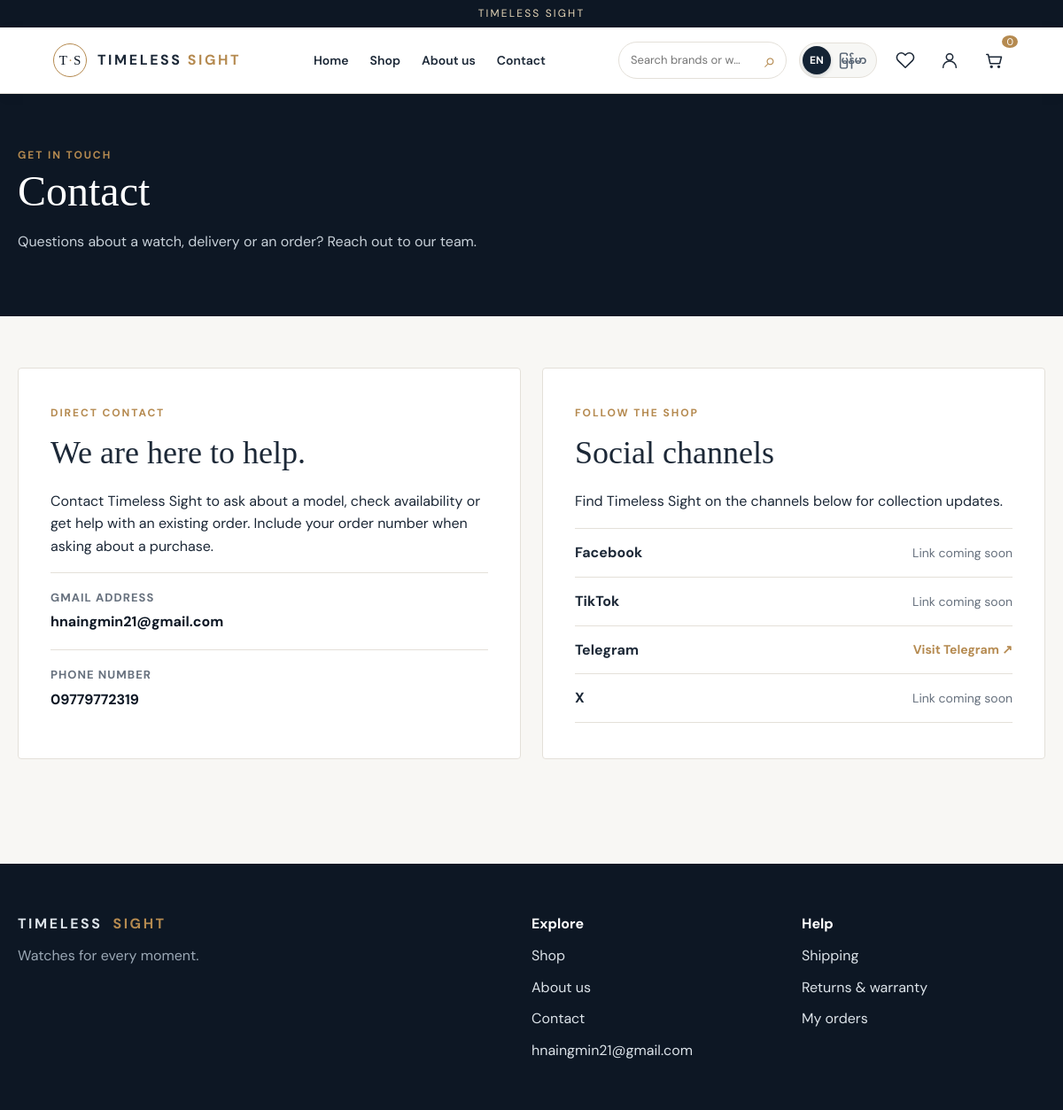
The page /contact.php on the database its author committed.
### tables this page shows
CREATE TABLE `settings` (
  `setting_key` varchar(80) NOT NULL,
  `setting_value` text NOT NULL
);

### functions.php (called while the page is built, shortened)
<?php
function h(?string $v): string {
    return htmlspecialchars($v ?? '', ENT_QUOTES|ENT_SUBSTITUTE, 'UTF-8');
}
function query(string $sql,array $params=[]): PDOStatement {
    global $db;
    $s=$db->prepare($sql);
    $s->execute($params);
    return $s;
}
function current_user(): ?array {
    if (empty($_SESSION['uid'])) return null;
    return null;
}
function language(): string {
    return ($_SESSION['lang']??'en')==='mm'?'mm':'en';
}
function tr(string $key): string {
    static $texts=[];
    $l=language();
    if (!isset($texts[$l])) $texts[$l]=require dirname(__DIR__).'/lang/'.$l.'.php';
    return $texts[$l][$key]??$key;
}
function setting(string $key): string {
    $v=query('SELECT setting_value FROM settings WHERE setting_key=?',[$key])->fetchColumn();
    return $v===false?'':(string)$v;
}
function cart_count(): int {
    return array_sum(array_map('intval',$_SESSION['cart']??[]));
}

### bootstrap.php (called while the page is built, shortened)
<?php
$root = dirname(__DIR__);
$vars = is_file($root.'/.env') ? parse_ini_file($root.'/.env', false, INI_SCANNER_RAW) : [];
function cfg(string $key, string $default = ''): string {
    global $vars;
    return (string)($vars[$key] ?? $default);
}
$base = rtrim(parse_url(cfg('APP_URL','http://localhost/timeless-sight'), PHP_URL_PATH) ?: '', '/');
function url(string $path=''): string {
    global $base;
    return $base.'/'.ltrim($path,'/');
}
try {
    $db = new PDO('mysql:host='.cfg('DB_HOST','127.0.0.1').';port='.cfg('DB_PORT','3306').';dbname='.cfg('DB_NAME','timeless_sight').';charset=utf8mb4',cfg('DB_USER','root'),cfg('DB_PASS'),[
    PDO::ATTR_ERRMODE=>PDO::ERRMODE_EXCEPTION, PDO::ATTR_DEFAULT_FETCH_MODE=>PDO::FETCH_ASSOC, PDO::ATTR_EMULATE_PREPARES=>false
    ]);
}
catch (PDOException $e) {
    http_response_code(503);
    exit('Database unavailable. Check INSTALL_MM.md and .env.');
}
require_once $root.'/includes/functions.php';

### en.php (called while the page is built)
<?php
return [
'price'=>'Price','sample_price'=>'Sample price','sample_catalog'=>'Sample catalog · Confirmed prices and availability will be announced by the shop.','orders_paused'=>'Orders are available after the shop confirms prices and stock.',
'home'=>'Home','shop'=>'Shop','about'=>'About us','contact'=>'Contact','search'=>'Search brands or watches','wishlist'=>'Wishlist','cart'=>'Cart','account'=>'Account','login'=>'Login','signup'=>'Sign up','logout'=>'Log out','orders'=>'My orders','brands'=>'Shop by brand','featured'=>'Featured watches','new'=>'New arrivals','shop_now'=>'Shop watches','no_image'=>'Photo coming soon','details'=>'View details','price_pending'=>'Price pending','add_cart'=>'Add to cart','description'=>'Description','stock'=>'In stock','out_stock'=>'Out of stock','reviews'=>'Customer reviews','write_review'=>'Write a review','checkout'=>'Checkout','recipient'=>'Recipient name','phone'=>'Phone number','region'=>'Region / State','township'=>'Township','address'=>'Full delivery address','landmark'=>'Nearby landmark (optional)','notes'=>'Delivery note (optional)','place_order'=>'Place cash on delivery order','subtotal'=>'Items subtotal','delivery_pending'=>'Delivery charge will be confirmed with your order','delivery_fee'=>'Delivery charge','total'=>'Amount due on delivery','cod'=>'Cash on delivery','track'=>'Track order','empty'=>'Nothing here yet','continue'=>'Continue shopping','email'=>'Gmail address','password'=>'Password','confirm_password'=>'Confirm password','verify'=>'Verify code','code'=>'Six-digit code','send_code'=>'Send reset code','resend'=>'Resend code','reset'=>'Reset password','forgot'=>'Forgot password?','profile'=>'Profile','quantity'=>'Quantity','status'=>'Status','confirm'=>'Confirm','remove'=>'Remove','change'=>'Change','wishlist_saved'=>'Saved to wishlist','save'=>'Save changes','language'=>'Language','support'=>'Support','shipping'=>'Shipping','returns'=>'Returns & warranty','all'=>'All brands','filter'=>'Filter','view_all'=>'View all','sale_notice'=>'Admin must set confirmed prices and stock before sales.'
];

### contact.php (the view)
<?php
require dirname(__DIR__).'/config/bootstrap.php';
require dirname(__DIR__).'/includes/layout.php';
$socials=['social_facebook'=>['Facebook',['facebook.com','www.facebook.com','m.facebook.com']],'social_tiktok'=>['TikTok',['tiktok.com','www.tiktok.com']],'social_telegram'=>['Telegram',['t.me','www.t.me']],'social_x'=>['X',['x.com','www.x.com','twitter.com','www.twitter.com']]];
page_start(tr('contact'));
?>
<div class="page-head"><div class="container"><span class="eyebrow">GET IN TOUCH</span><h1><?=h(tr('contact'))?></h1><p>Questions about a watch, delivery or an order? Reach out to our team.</p></div></div>
<main class="container section contact-layout"><section class="panel"><span class="eyebrow">DIRECT CONTACT</span><h2>We are here to help.</h2><p>Contact Timeless Sight to ask about a model, check availability or get help with an existing order. Include your order number when asking about a purchase.</p><div class="contact-method"><strong><?=h(tr('email'))?></strong><a href="mailto:<?=h(setting('contact_email'))?>"><?=h(setting('contact_email'))?></a></div><div class="contact-method"><strong><?=h(tr('phone'))?></strong><a href="tel:<?=h(preg_replace('/[^0-9+]/','',setting('contact_phone')))?>"><?=h(setting('contact_phone'))?></a></div></section><section class="panel"><span class="eyebrow">FOLLOW THE SHOP</span><h2>Social channels</h2><p>Find Timeless Sight on the channels below for collection updates.</p><div class="social-list"><?php
foreach($socials as $key=>[$label,$domains]):$link=trim(setting($key));
$valid=$link&&filter_var($link,FILTER_VALIDATE_URL)&&parse_url($link,PHP_URL_SCHEME)==='https'&&in_array(strtolower((string)parse_url($link,PHP_URL_HOST)),$domains,true);
?><div class="social-row"><strong><?=h($label)?></strong><?php
if($valid):
?><a class="text-link" href="<?=h($link)?>" target="_blank" rel="noopener noreferrer">Visit <?=h($label)?> ↗</a><?php
else:
?><span class="mini-meta">Link coming soon</span><?php
endif
?></div><?php
endforeach
?></div></section></main><?php
page_end();

### layout.php (shortened to what this page needs)
<?php
function page_start(string $title, bool $admin=false): void {
    $u=current_user();
?><!doctype html><html lang="<?=language()==='mm'?'my':'en'?>"><head><link rel="stylesheet" href="<?=url('assets/css/style.css')?>"></head><body data-base="<?=h(url(''))?>">
 <div class="topline">TIMELESS SIGHT</div>
 <header class="site-header"><a class="brandmark" href="<?=url('')?>"><span class="brand-symbol">T<span>·</span>S</span><span>TIMELESS <em>SIGHT</em></span></a>
 <nav class="main-nav" aria-label="Main"><a href="<?=url('')?>"><?=h(tr('home'))?></a><a href="<?=url('shop')?>"><?=h(tr('shop'))?></a><a href="<?=url('customer/about.php')?>"><?=h(tr('about'))?></a><a href="<?=url('customer/contact.php')?>"><?=h(tr('contact'))?></a></nav>
 <div class="header-actions"><div class="live-search"><label class="sr-only" for="site-search"><?=h(tr('search'))?></label><input id="site-search" type="search" placeholder="<?=h(tr('search'))?>" autocomplete="off" aria-controls="search-results" aria-expanded="false"><div id="search-results" class="suggestions" role="listbox" hidden></div></div><form class="language-switch desktop-language" action="<?=url('customer/language.php')?>" method="post" aria-label="<?=h(tr('language'))?>"><input type="hidden" name="csrf" value="<?=csrf()?>"><input type="hidden" name="back" value="<?=h($_SERVER['REQUEST_URI']??'/')?>"><button type="submit" name="lang" value="en" class="<?=language()==='en'?'selected':''?>" aria-label="English" <?=language()==='en'?'aria-pressed="true"':'aria-pressed="false"'?>>EN</button><button type="submit" name="lang" value="mm" class="<?=language()==='mm'?'selected':''?>" aria-label="မြန်မာ" <?=language()==='mm'?'aria-pressed="true"':'aria-pressed="false"'?>>မြန်မာ</button></form><a class="header-wishlist" aria-label="<?=h(tr('wishlist'))?>" href="<?=url('wishlist')?>"><svg viewBox="0 0 24 24" aria-hidden="true"><path d="M20.8 4.6a5.5 5.5 0 0 0-7.8 0L12 5.7l-1.1-1.1a5.5 5.5 0 0 0-7.8 7.8L12 21l8.8-8.6a5.5 5.5 0 0 0 0-7.8Z"/></svg></a><a class="header-account" aria-label="<?=h(tr('account'))?>" href="<?=url($u?'customer/profile.php':'auth/login.php')?>"><svg viewBox="0 0 24 24" aria-hidden="true"><circle cx="12" cy="8" r="4"/><path d="M4 21a8 8 0 0 1 16 0"/></svg></a><a class="header-cart" aria-label="<?=h(tr('cart'))?>" href="<?=url('cart')?>"><svg viewBox="0 0 24 24" aria-hidden="true"><path d="M3 5h2l2.4 11h11.8l2-8H6"/><circle cx="9" cy="20" r="1"/><circle cx="18" cy="20" r="1"/></svg><span class="cart-count"><?=cart_count()?></span></a></div></header>
 <?php
}
function page_end(): void {
?><footer class="site-footer"><div><a class="brandmark" href="<?=url('')?>">TIMELESS <em>SIGHT</em></a><p>Watches for every moment.</p></div><div><strong>Explore</strong><a href="<?=url('shop')?>"><?=h(tr('shop'))?></a><a href="<?=url('customer/about.php')?>"><?=h(tr('about'))?></a><a href="<?=url('customer/contact.php')?>"><?=h(tr('contact'))?></a><a href="mailto:<?=h(setting('contact_email'))?>"><?=h(setting('contact_email'))?></a></div><div><strong>Help</strong><a href="<?=url('customer/shipping.php')?>"><?=h(tr('shipping'))?></a><a href="<?=url('customer/returns.php')?>"><?=h(tr('returns'))?></a><a href="<?=url('orders')?>"><?=h(tr('orders'))?></a></div></footer></body></html><?php
}
?><article class="watch-card"><a class="watch-picture" href="<?=url('watch/'.$w['id'])?>"><?php

### rows shown on the page
settings: setting_value "hnaingmin21@gmail.com"
settings: setting_value "09779772319"

### other values the page prints
tr('home') "Home"
tr('shop') "Shop"
tr('about') "About us"
tr('contact') "Contact"
cart_count() "0"
tr('email') "GMAIL ADDRESS"
tr('phone') "PHONE NUMBER"
$label "Facebook"
$label "TikTok"
$label "Telegram"
$label "X"
tr('shipping') "Shipping"
tr('returns') "Returns & warranty"
tr('orders') "My orders"
